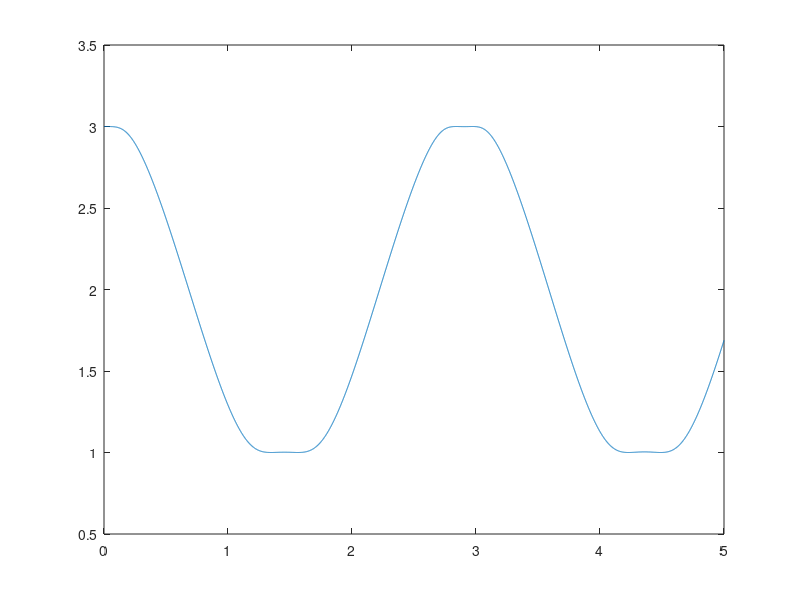

Write MATLAB code to recreate this figure.
g = -9.8;
m1 = 1; l1 = 1; J(1) = m1 * (l1 ^ 2)/12;
%m2 = 1; l2 = 2; J2 = m2 * (l2 ^ 2)/3;
m3 = 1;
m2 = 2; l2 = 2; J(2) = (m2-m3) * (l2 ^ 2)/12+m3*((l2/2)^2)/3;
mMat(:,:,1)=diag([m1,m1]);
mMat(:,:,2)=diag([m2,m2]);
q(:,1)=[l1;0;l1+l2];
dq(:,1)=[0;0;0];
D=0.5*[1 0 1 0; 0 1 0 1];
G(1,:)=l1^(-2)*[q(2,1) -q(1,1) -q(2,1) q(1,1)];
G(2,:)=l2^(-2)*[-q(2,1) q(1,1)-q(3,1) q(2,1) -q(1,1)+q(3,1)];
F(:,1)=[0;m1*g];
F(:,2)=[0;m2*g];
for i = 1:2
    A(:,:,i)=D'*mMat(:,:,i)*D+G(i,:)'*J(i)*G(i,:);
    B(:,i)=D'*F(:,i);
end
Phi=[q(1,1)^2-q(2,1)^2-l1^2;
     (q(3,1)-q(1,1))^2+q(2,1)^2-l2^2];
Phiq=2*[q(1,1) q(2,1) 0;
        q(1,1)-q(3,1) q(2,1) q(3,1)-q(1,1)];
dPhi=Phiq*dq;
ALHS=[A(:,:,1),zeros(4);zeros(4),A(:,:,2)];
ALHS=ALHS([3,4,7],[3,4,7]);

h=0.001;T=5;t=0:h:T;
nstep=length(t);
alpha = 25; beta = 50; %经验值5~50



for i=1:nstep-1

    D=0.5*[1 0 1 0; 0 1 0 1];
    G(1,:)=l1^(-2)*[q(2,i) -q(1,i) -q(2,i) q(1,i)];
    G(2,:)=l2^(-2)*[-q(2,i) q(1,i)-q(3,i) q(2,i) -q(1,i)+q(3,i)];

    for j = 1:2
        A(:,:,j)=D'*mMat(:,:,j)*D+G(j,:)'*J(j)*G(j,:);
        B(:,j)=D'*F(:,j);
    end
    Phi=[q(1,i)^2+q(2,i)^2-l1^2;
         (q(3,i)-q(1,i))^2+q(2,i)^2-l2^2];
    Phiq=2*[q(1,i) q(2,i) 0;
            q(1,i)-q(3,i) q(2,i) q(3,i)-q(1,i)];
    dPhi=Phiq*dq(:,i);
    P=-2*[dq(1,i),dq(2,i),0;dq(1,i)-dq(3,i),dq(2,i),dq(3,i)-dq(1,i)]*dq(:,i);
    P1 = P - 2 * alpha * dPhi - beta ^ 2 * Phi; %稳定形式
    ALHS=[A(:,:,1),zeros(4);zeros(4),A(:,:,2)];
    temp1=ALHS([7],[5,6]);
    temp2=ALHS([5,6],[7]);
    ALHS=ALHS([3,4,7],[3,4,7]);
    ALHS([3],[1,2])=temp1;
    ALHS([1,2],[3])=temp2;
    BRHS=[B(:,1);B(:,2)];
    BRHS=BRHS([3,4,7]);
    LHS=[ALHS,Phiq';Phiq,zeros(2)];
    RHS=[BRHS;P1];
    temp=LHS\RHS;
    ddq(1:3,i)=temp(1:3);
    dq(:,i+1)=dq(:,i)+ddq(:,i)*h;
    q(:,i+1)=q(:,i)+dq(:,i)*h;
end
%% figure
plot(t,q(3,:))
